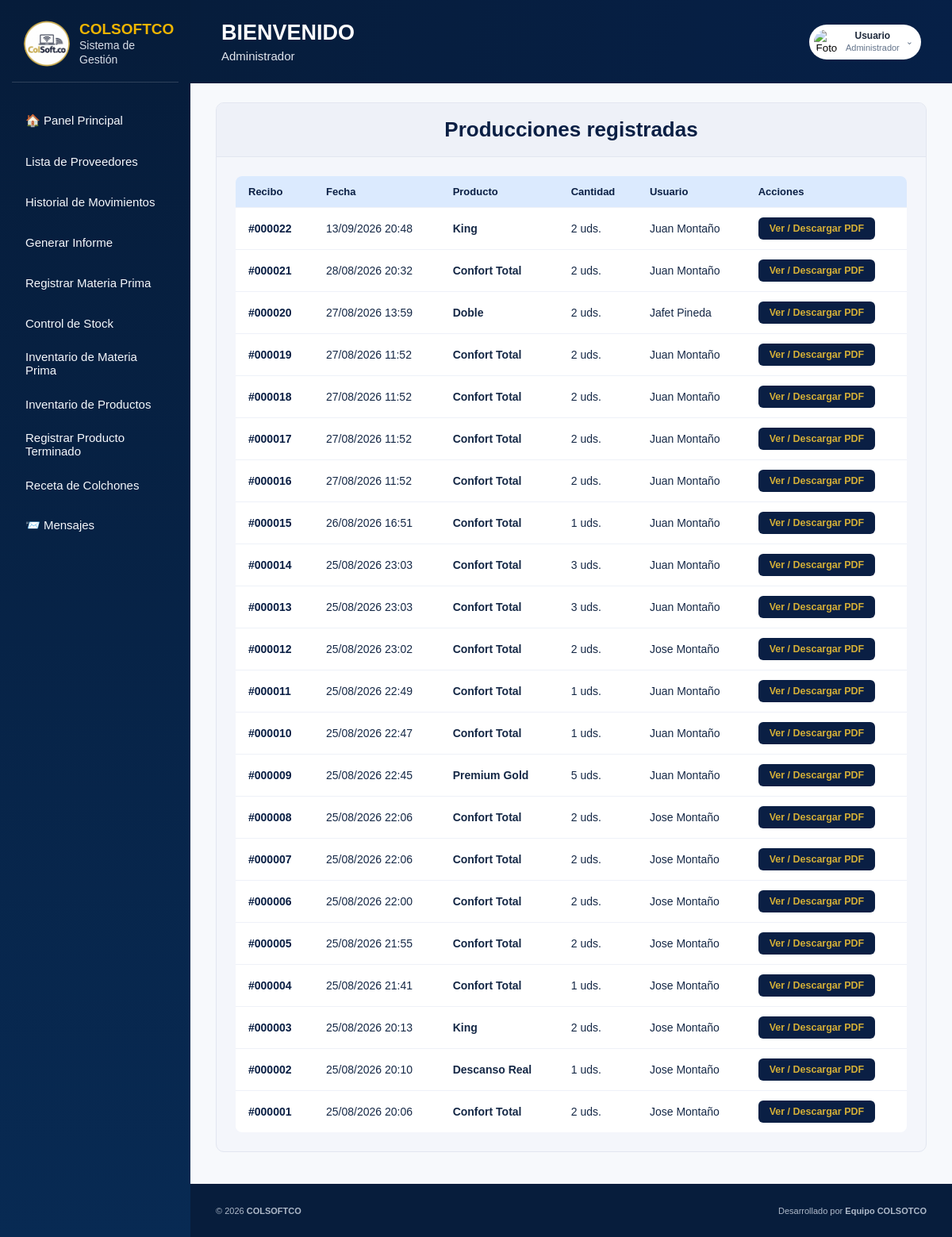
The page /view/historial_fabricacion/historial_fabricacion.php (signed in) on the database its author committed.
### tables this page shows
CREATE TABLE `historial_produccion` (
  `id` int(11) NOT NULL,
  `id_modelo` int(11) NOT NULL,
  `cantidad` int(11) NOT NULL,
  `fecha_fabricacion` datetime NOT NULL DEFAULT current_timestamp(),
  `usuario` varchar(100) NOT NULL
);

CREATE TABLE `modelos_colchon` (
  `id_modelo` int(11) NOT NULL,
  `nombre_modelo` varchar(80) NOT NULL,
  `serial` varchar(50) NOT NULL
);

### view/historial_fabricacion/historial_fabricacion.php (the view, shortened to what this page needs)
<?php
$conexion = new Conexion();
$dbConn = $conexion->getConnection();
$historial = $dbConn->query(
    "SELECT h.id, m.nombre_modelo, h.cantidad, h.fecha_fabricacion, h.usuario
     FROM historial_produccion h
     INNER JOIN modelos_colchon m ON m.id_modelo = h.id_modelo
     ORDER BY h.fecha_fabricacion DESC"
)->fetchAll(PDO::FETCH_ASSOC);
?>
<!DOCTYPE html>
<html lang="es">
<head>
    <link href="historial_fabricacion.css" rel="stylesheet">
    <link rel="stylesheet" href="../../public/css/layout.css">
</head>
<body>
    <div class="app">
        <?php include __DIR__ . '/../partials/sidebar.php'; ?>
        <div class="main">
            <?php
            include __DIR__ . '/../partials/topbar.php';
            ?>
            <main class="content">
<div class="contenedor-historial">
        <div class="panel panel-historial">
            <div class="panel-header">Producciones registradas</div>
            <div class="panel-body">
                <?php if (count($historial) === 0): ?>
                    <p class="placeholder">
                        Aún no se ha registrado ninguna fabricación.
                    </p>
                <?php else: ?>
                    <table class="tabla-historial">
                        <thead>
                            <tr>
                                <th>Recibo</th>
                                <th>Fecha</th>
                                <th>Producto</th>
                                <th>Cantidad</th>
                                <th>Usuario</th>
                                <th>Acciones</th>
                            </tr>
                        </thead>
                        <tbody>
                            <?php foreach ($historial as $registro): ?>
                                <tr>
                                    <td class="celda-id">
                                        #<?= str_pad($registro['id'], 6, '0', STR_PAD_LEFT) ?>
                                    </td>
                                    <td>
                                        <?= date('d/m/Y H:i', strtotime($registro['fecha_fabricacion'])) ?>
                                    </td>
                                    <td class="celda-producto">
                                        <?= htmlspecialchars($registro['nombre_modelo']) ?>
                                    </td>
                                    <td>
                                        <?= (int) $registro['cantidad'] ?> uds.
                                    </td>
                                    <td>
                                        <?= htmlspecialchars($registro['usuario']) ?>
                                    </td>
                                    <td>
                                        <a
                                            href="ver_recibo.php?id=<?= (int) $registro['id'] ?>"
                                            target="_blank"
                                            rel="noopener"
                                            class="btn-ver-pdf">
                                            Ver / Descargar PDF
                                        </a>
                                    </td>
                                </tr>
                            <?php endforeach; ?>
                        </tbody>
                    </table>
                <?php endif; ?>
            </div>
        </div>
    </div>
            </main>
            <?php include __DIR__ . '/../partials/footer.php'; ?>
        </div>
    </div>
</body>
</html>

### view/historial_fabricacion/historial_fabricacion.css (style rules this page uses)
* { box-sizing: border-box; margin: 0; padding: 0; font-family: Arial, Helvetica, sans-serif; }
body { background: #ffffff; min-height: 100vh; display: flex; flex-direction: column; color: #111; }
.contenedor-historial { flex: 1; padding: 24px 32px 40px; }
.panel { background: #f4f6fb; border-radius: 10px; border: 1px solid #e2e6f0; overflow: hidden; }
.panel-header { background: #eef1f8; border-bottom: 1px solid #e2e6f0; padding: 18px 24px; font-size: 26px; font-weight: 900; text-align: center; color: #0A1F44; }
.panel-body { padding: 24px; }
.tabla-historial { width: 100%; border-collapse: collapse; background: white; border-radius: 8px; overflow: hidden; }
.tabla-historial th { background: #dbeafe; color: #0A1F44; font-size: 13px; text-align: left; padding: 12px 16px; }
.tabla-historial td { padding: 12px 16px; border-top: 1px solid #eef1f8; font-size: 14px; }
.celda-id { font-weight: bold; color: #0A1F44; }
.celda-producto { font-weight: bold; }
.btn-ver-pdf { display: inline-block; background: #0A1F44; color: #D4AF37; text-decoration: none; padding: 7px 14px; border-radius: 6px; font-size: 12.5px; font-weight: 700; white-space: nowrap; transition: 0.3s; }

### public/css/layout.css (style rules this page uses)
:root { --navy: #061d3c; --navy-2: #092b55; --gold: #D4AF37; --gold-hover: #b8941f; --gold-soft: rgba(212, 175, 55, 0.14); --bg: #f7f9fc; --surface: #ffffff; --surface-2: #eef2f7; --text: #152846; --muted: #64748b; --border: #e5eaf0; --success: #16a34a; --danger: #dc2626; --warning: #f59e0b; --info: #3b82f6; --shadow: 0 4px 14px rgba(10, 31, 68, 0.10); }
*, *::before, *::after { box-sizing: border-box; }
html { scroll-behavior: smooth; }
body { margin: 0; min-height: 100vh; font-family: "Segoe UI", Arial, sans-serif; color: var(--text); background: var(--bg); overflow-x: hidden; }
.app { min-height: 100vh; display: flex; }
.main { flex: 1; display: flex; flex-direction: column; min-width: 0; }
body:has(> .app) { display: block; }
.app { display: flex; flex-direction: row; align-items: stretch; width: 100%; min-height: 100vh; }
.app > .main { flex: 1 1 auto; min-width: 0; display: flex; flex-direction: column; }
.app > .main > .content { flex: 1 1 auto; min-width: 0; }

### rows shown on the page
historial_produccion: id "000022", fecha_fabricacion "13/09/2026 20:48", id_modelo.nombre_modelo "King", cantidad "2", usuario "Juan Montaño"
historial_produccion: id "000021", fecha_fabricacion "28/08/2026 20:32", id_modelo.nombre_modelo "Confort Total", cantidad "2", usuario "Juan Montaño"
historial_produccion: id "000020", fecha_fabricacion "27/08/2026 13:59", id_modelo.nombre_modelo "Doble", cantidad "2", usuario "Jafet Pineda"
historial_produccion: id "000019", fecha_fabricacion "27/08/2026 11:52", id_modelo.nombre_modelo "Confort Total", cantidad "2", usuario "Juan Montaño"
historial_produccion: id "000018", fecha_fabricacion "27/08/2026 11:52", id_modelo.nombre_modelo "Confort Total", cantidad "2", usuario "Juan Montaño"
historial_produccion: id "000017", fecha_fabricacion "27/08/2026 11:52", id_modelo.nombre_modelo "Confort Total", cantidad "2", usuario "Juan Montaño"
historial_produccion: id "000016", fecha_fabricacion "27/08/2026 11:52", id_modelo.nombre_modelo "Confort Total", cantidad "2", usuario "Juan Montaño"
historial_produccion: id "000015", fecha_fabricacion "26/08/2026 16:51", id_modelo.nombre_modelo "Confort Total", cantidad "1", usuario "Juan Montaño"
historial_produccion: id "000014", fecha_fabricacion "25/08/2026 23:03", id_modelo.nombre_modelo "Confort Total", cantidad "3", usuario "Juan Montaño"
historial_produccion: id "000013", fecha_fabricacion "25/08/2026 23:03", id_modelo.nombre_modelo "Confort Total", cantidad "3", usuario "Juan Montaño"
historial_produccion: id "000012", fecha_fabricacion "25/08/2026 23:02", id_modelo.nombre_modelo "Confort Total", cantidad "2", usuario "Jose Montaño"
historial_produccion: id "000011", fecha_fabricacion "25/08/2026 22:49", id_modelo.nombre_modelo "Confort Total", cantidad "1", usuario "Juan Montaño"
historial_produccion: id "000010", fecha_fabricacion "25/08/2026 22:47", id_modelo.nombre_modelo "Confort Total", cantidad "1", usuario "Juan Montaño"
historial_produccion: id "000009", fecha_fabricacion "25/08/2026 22:45", id_modelo.nombre_modelo "Premium Gold", cantidad "5", usuario "Juan Montaño"
historial_produccion: id "000008", fecha_fabricacion "25/08/2026 22:06", id_modelo.nombre_modelo "Confort Total", cantidad "2", usuario "Jose Montaño"
historial_produccion: id "000007", fecha_fabricacion "25/08/2026 22:06", id_modelo.nombre_modelo "Confort Total", cantidad "2", usuario "Jose Montaño"
historial_produccion: id "000006", fecha_fabricacion "25/08/2026 22:00", id_modelo.nombre_modelo "Confort Total", cantidad "2", usuario "Jose Montaño"
historial_produccion: id "000005", fecha_fabricacion "25/08/2026 21:55", id_modelo.nombre_modelo "Confort Total", cantidad "2", usuario "Jose Montaño"
historial_produccion: id "000004", fecha_fabricacion "25/08/2026 21:41", id_modelo.nombre_modelo "Confort Total", cantidad "1", usuario "Jose Montaño"
historial_produccion: id "000003", fecha_fabricacion "25/08/2026 20:13", id_modelo.nombre_modelo "King", cantidad "2", usuario "Jose Montaño"
historial_produccion: id "000002", fecha_fabricacion "25/08/2026 20:10", id_modelo.nombre_modelo "Descanso Real", cantidad "1", usuario "Jose Montaño"
historial_produccion: id "000001", fecha_fabricacion "25/08/2026 20:06", id_modelo.nombre_modelo "Confort Total", cantidad "2", usuario "Jose Montaño"

### other values the page prints
$rolActual "Administrador"
